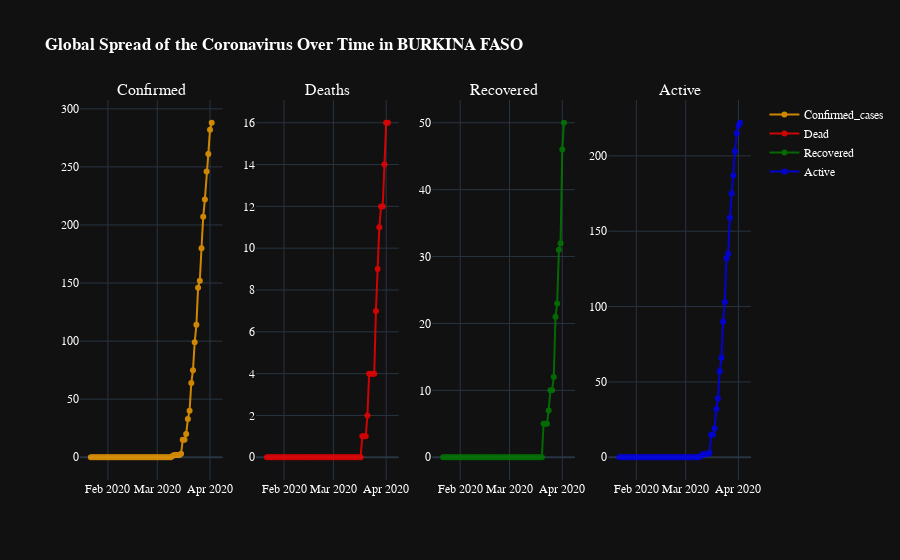

Notebook code cell kept with this figure:
### Code cell
fig = make_subplots(rows=1, cols=4, subplot_titles=("Confirmed", "Deaths", "Recovered",'Active'))

trace1 = go.Scatter(x=grouped_burkina_date['Date'],y=grouped_burkina_date['Confirmed_cases'],name="Confirmed_cases",line_color='orange',mode='lines+markers',opacity=0.8)
trace2 = go.Scatter(x=grouped_burkina_date['Date'],y=grouped_burkina_date['Dead'],name="Dead",line_color='red',mode='lines+markers',opacity=0.8)
trace3 = go.Scatter(x=grouped_burkina_date['Date'],y=grouped_burkina_date['Recovered'],name="Recovered",mode='lines+markers',line_color='green',opacity=0.8)
trace4 = go.Scatter(x=grouped_burkina_date['Date'],y=grouped_burkina_date['Active'],name="Active",line_color='blue',mode='lines+markers',opacity=0.8)

fig.append_trace(trace1, 1, 1)
fig.append_trace(trace2, 1, 2)
fig.append_trace(trace3, 1, 3)
fig.append_trace(trace4, 1, 4)
fig.update_layout(template="plotly_dark",title_text = '<b>Global Spread of the Coronavirus Over Time in BURKINA FASO</b>',
                  font=dict(family="Arial, Balto, Courier New, Droid Sans",color='white'))
fig.show()

### Figure 1 — Plotly figure (JSON) as saved in the notebook; plotly's stock layout.template omitted (floating-point values rounded to 4 significant figures)
{"data": [{"line": {"color": "orange"}, "mode": "lines+markers", "name": "Confirmed_cases", "opacity": 0.8, "type": "scatter", "x": ["2020-01-22", "2020-01-23", "2020-01-24", "2020-01-25", "2020-01-26", "2020-01-27", "2020-01-28", "2020-01-29", "2020-01-30", "2020-01-31", "2020-02-01", "2020-02-02", "2020-02-03", "2020-02-04", "2020-02-05", "2020-02-06", "2020-02-07", "2020-02-08", "2020-02-09", "2020-02-10", "2020-02-11", "2020-02-12", "2020-02-13", "2020-02-14", "2020-02-15", "2020-02-16", "2020-02-17", "2020-02-18", "2020-02-19", "2020-02-20", "2020-02-21", "2020-02-22", "2020-02-23", "2020-02-24", "2020-02-25", "2020-02-26", "2020-02-27", "2020-02-28", "2020-02-29", "2020-03-01", "2020-03-02", "2020-03-03", "2020-03-04", "2020-03-05", "2020-03-06", "2020-03-07", "2020-03-08", "2020-03-09", "2020-03-10", "2020-03-11", "2020-03-12", "2020-03-13", "2020-03-14", "2020-03-15", "2020-03-16", "2020-03-17", "2020-03-18", "2020-03-19", "2020-03-20", "2020-03-21", "2020-03-22", "2020-03-23", "2020-03-24", "2020-03-25", "2020-03-26", "2020-03-27", "2020-03-28", "2020-03-29", "2020-03-30", "2020-03-31", "2020-04-01", "2020-04-02"], "xaxis": "x", "y": [0, 0, 0, 0, 0, 0, 0, 0, 0, 0, 0, 0, 0, 0, 0, 0, 0, 0, 0, 0, 0, 0, 0, 0, 0, 0, 0, 0, 0, 0, 0, 0, 0, 0, 0, 0, 0, 0, 0, 0, 0, 0, 0, 0, 0, 0, 0, 0, 1, 2, 2, 2, 2, 3, 15, 15, 20, 33, 40, 64, 75, 99, 114, 146, 152, 180, 207, 222, 246, 261, 282, 288], "yaxis": "y"}, {"line": {"color": "red"}, "mode": "lines+markers", "name": "Dead", "opacity": 0.8, "type": "scatter", "x": ["2020-01-22", "2020-01-23", "2020-01-24", "2020-01-25", "2020-01-26", "2020-01-27", "2020-01-28", "2020-01-29", "2020-01-30", "2020-01-31", "2020-02-01", "2020-02-02", "2020-02-03", "2020-02-04", "2020-02-05", "2020-02-06", "2020-02-07", "2020-02-08", "2020-02-09", "2020-02-10", "2020-02-11", "2020-02-12", "2020-02-13", "2020-02-14", "2020-02-15", "2020-02-16", "2020-02-17", "2020-02-18", "2020-02-19", "2020-02-20", "2020-02-21", "2020-02-22", "2020-02-23", "2020-02-24", "2020-02-25", "2020-02-26", "2020-02-27", "2020-02-28", "2020-02-29", "2020-03-01", "2020-03-02", "2020-03-03", "2020-03-04", "2020-03-05", "2020-03-06", "2020-03-07", "2020-03-08", "2020-03-09", "2020-03-10", "2020-03-11", "2020-03-12", "2020-03-13", "2020-03-14", "2020-03-15", "2020-03-16", "2020-03-17", "2020-03-18", "2020-03-19", "2020-03-20", "2020-03-21", "2020-03-22", "2020-03-23", "2020-03-24", "2020-03-25", "2020-03-26", "2020-03-27", "2020-03-28", "2020-03-29", "2020-03-30", "2020-03-31", "2020-04-01", "2020-04-02"], "xaxis": "x2", "y": [0, 0, 0, 0, 0, 0, 0, 0, 0, 0, 0, 0, 0, 0, 0, 0, 0, 0, 0, 0, 0, 0, 0, 0, 0, 0, 0, 0, 0, 0, 0, 0, 0, 0, 0, 0, 0, 0, 0, 0, 0, 0, 0, 0, 0, 0, 0, 0, 0, 0, 0, 0, 0, 0, 0, 0, 1, 1, 1, 2, 4, 4, 4, 4, 7, 9, 11, 12, 12, 14, 16, 16], "yaxis": "y2"}, {"line": {"color": "green"}, "mode": "lines+markers", "name": "Recovered", "opacity": 0.8, "type": "scatter", "x": ["2020-01-22", "2020-01-23", "2020-01-24", "2020-01-25", "2020-01-26", "2020-01-27", "2020-01-28", "2020-01-29", "2020-01-30", "2020-01-31", "2020-02-01", "2020-02-02", "2020-02-03", "2020-02-04", "2020-02-05", "2020-02-06", "2020-02-07", "2020-02-08", "2020-02-09", "2020-02-10", "2020-02-11", "2020-02-12", "2020-02-13", "2020-02-14", "2020-02-15", "2020-02-16", "2020-02-17", "2020-02-18", "2020-02-19", "2020-02-20", "2020-02-21", "2020-02-22", "2020-02-23", "2020-02-24", "2020-02-25", "2020-02-26", "2020-02-27", "2020-02-28", "2020-02-29", "2020-03-01", "2020-03-02", "2020-03-03", "2020-03-04", "2020-03-05", "2020-03-06", "2020-03-07", "2020-03-08", "2020-03-09", "2020-03-10", "2020-03-11", "2020-03-12", "2020-03-13", "2020-03-14", "2020-03-15", "2020-03-16", "2020-03-17", "2020-03-18", "2020-03-19", "2020-03-20", "2020-03-21", "2020-03-22", "2020-03-23", "2020-03-24", "2020-03-25", "2020-03-26", "2020-03-27", "2020-03-28", "2020-03-29", "2020-03-30", "2020-03-31", "2020-04-01", "2020-04-02"], "xaxis": "x3", "y": [0, 0, 0, 0, 0, 0, 0, 0, 0, 0, 0, 0, 0, 0, 0, 0, 0, 0, 0, 0, 0, 0, 0, 0, 0, 0, 0, 0, 0, 0, 0, 0, 0, 0, 0, 0, 0, 0, 0, 0, 0, 0, 0, 0, 0, 0, 0, 0, 0, 0, 0, 0, 0, 0, 0, 0, 0, 0, 0, 5, 5, 5, 7, 10, 10, 12, 21, 23, 31, 32, 46, 50], "yaxis": "y3"}, {"line": {"color": "blue"}, "mode": "lines+markers", "name": "Active", "opacity": 0.8, "type": "scatter", "x": ["2020-01-22", "2020-01-23", "2020-01-24", "2020-01-25", "2020-01-26", "2020-01-27", "2020-01-28", "2020-01-29", "2020-01-30", "2020-01-31", "2020-02-01", "2020-02-02", "2020-02-03", "2020-02-04", "2020-02-05", "2020-02-06", "2020-02-07", "2020-02-08", "2020-02-09", "2020-02-10", "2020-02-11", "2020-02-12", "2020-02-13", "2020-02-14", "2020-02-15", "2020-02-16", "2020-02-17", "2020-02-18", "2020-02-19", "2020-02-20", "2020-02-21", "2020-02-22", "2020-02-23", "2020-02-24", "2020-02-25", "2020-02-26", "2020-02-27", "2020-02-28", "2020-02-29", "2020-03-01", "2020-03-02", "2020-03-03", "2020-03-04", "2020-03-05", "2020-03-06", "2020-03-07", "2020-03-08", "2020-03-09", "2020-03-10", "2020-03-11", "2020-03-12", "2020-03-13", "2020-03-14", "2020-03-15", "2020-03-16", "2020-03-17", "2020-03-18", "2020-03-19", "2020-03-20", "2020-03-21", "2020-03-22", "2020-03-23", "2020-03-24", "2020-03-25", "2020-03-26", "2020-03-27", "2020-03-28", "2020-03-29", "2020-03-30", "2020-03-31", "2020-04-01", "2020-04-02"], "xaxis": "x4", "y": [0, 0, 0, 0, 0, 0, 0, 0, 0, 0, 0, 0, 0, 0, 0, 0, 0, 0, 0, 0, 0, 0, 0, 0, 0, 0, 0, 0, 0, 0, 0, 0, 0, 0, 0, 0, 0, 0, 0, 0, 0, 0, 0, 0, 0, 0, 0, 0, 1, 2, 2, 2, 2, 3, 15, 15, 19, 32, 39, 57, 66, 90, 103, 132, 135, 159, 175, 187, 203, 215, 220, 222], "yaxis": "y4"}], "layout": {"annotations": [{"font": {"size": 16}, "showarrow": false, "text": "Confirmed", "x": 0.1062, "xanchor": "center", "xref": "paper", "y": 1, "yanchor": "bottom", "yref": "paper"}, {"font": {"size": 16}, "showarrow": false, "text": "Deaths", "x": 0.3688, "xanchor": "center", "xref": "paper", "y": 1, "yanchor": "bottom", "yref": "paper"}, {"font": {"size": 16}, "showarrow": false, "text": "Recovered", "x": 0.6313, "xanchor": "center", "xref": "paper", "y": 1, "yanchor": "bottom", "yref": "paper"}, {"font": {"size": 16}, "showarrow": false, "text": "Active", "x": 0.8938, "xanchor": "center", "xref": "paper", "y": 1, "yanchor": "bottom", "yref": "paper"}], "font": {"color": "white", "family": "Arial, Balto, Courier New, Droid Sans"}, "title": {"text": "<b>Global Spread of the Coronavirus Over Time in BURKINA FASO</b>"}, "xaxis": {"anchor": "y", "domain": [0, 0.2125]}, "xaxis2": {"anchor": "y2", "domain": [0.2625, 0.475]}, "xaxis3": {"anchor": "y3", "domain": [0.525, 0.7375]}, "xaxis4": {"anchor": "y4", "domain": [0.7875, 1]}, "yaxis": {"anchor": "x", "domain": [0, 1]}, "yaxis2": {"anchor": "x2", "domain": [0, 1]}, "yaxis3": {"anchor": "x3", "domain": [0, 1]}, "yaxis4": {"anchor": "x4", "domain": [0, 1]}}}
